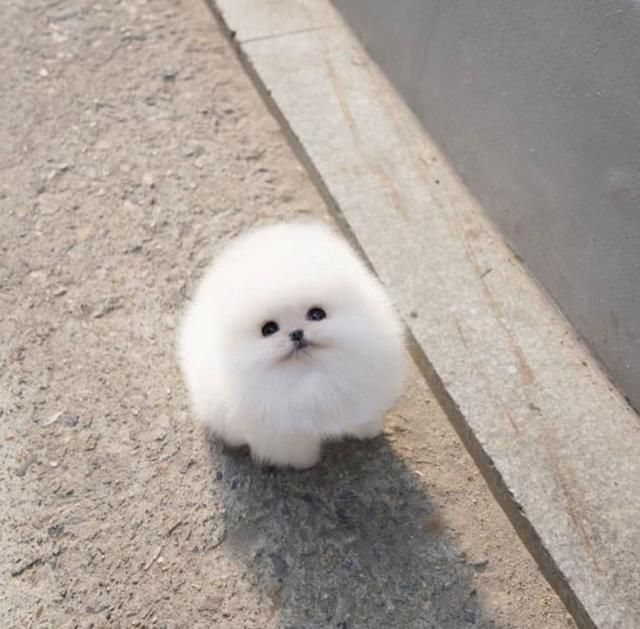
#> input picture multimedia-labs/HW2/hw2_2.jpg, 640 x 629 px
$ jupyter execute requirement3.ipynb
#> lines starting #> are read from the running program, lines starting #| are printed output that depends on the picture
[cell 1]
import cv2
import numpy as np
import matplotlib.pyplot as plt
import matplotlib.colors as mcolors
from PIL import Image

[cell 2]
image = cv2.imread('./hw2_2.jpg')
#> image is the input picture: shape (629, 640, 3); mean B, G, R 155.3, 162.9, 172.4
image = cv2.cvtColor(image, cv2.COLOR_BGR2GRAY)
#> image: shape (629, 640)
cv2.imwrite('./Gray.jpg', image)
#> Out = True

[cell 3]
image_gray = cv2.imread('./Gray.jpg', 0)
#> image_gray: shape (629, 640); min 8, max 250, mean 164.9
clahe = cv2.createCLAHE(clipLimit = 2.0, tileGridSize = (1000, 1000))
cl = clahe.apply(image_gray)
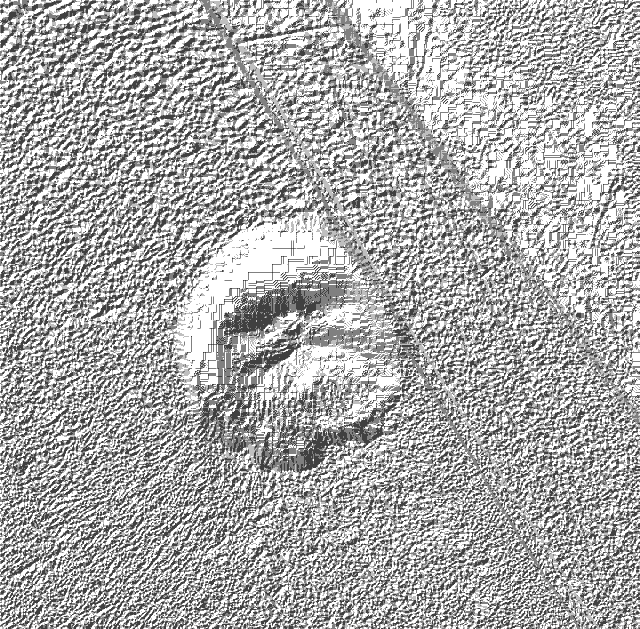
#> cl: shape (629, 640); min 64, max 255, mean 172.2
cv2.imwrite('./bin.jpg', cl)
#> Out = True

[cell 4]
img_list = cv2.imread('./bin.jpg')
#> img_list: shape (629, 640, 3); min 55, max 255, mean 172
b, g, r = cv2.split(img_list)
for i in range(len(img_list)):
    r[i] = 0 + r[i]
    g[i] = 255 - r[i]
    b[i] = 255
#> b: shape (629, 640); every value is 255
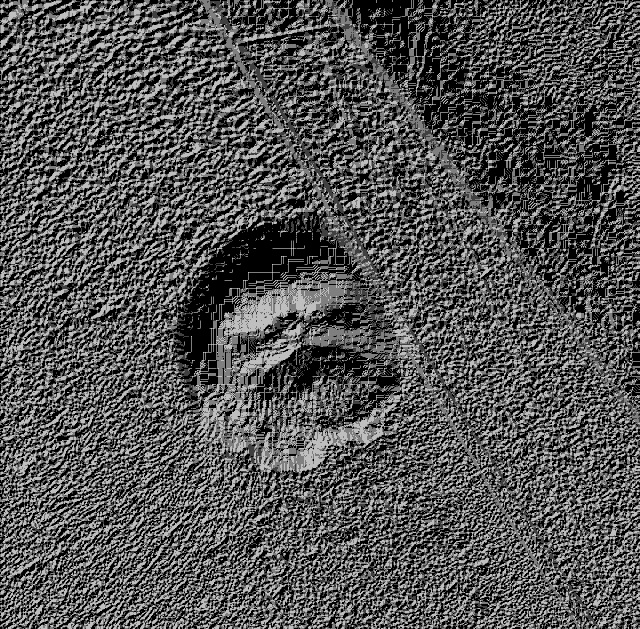
#> g: shape (629, 640); min 0, max 200, mean 83
img_rgb = cv2.merge([b, g, r])
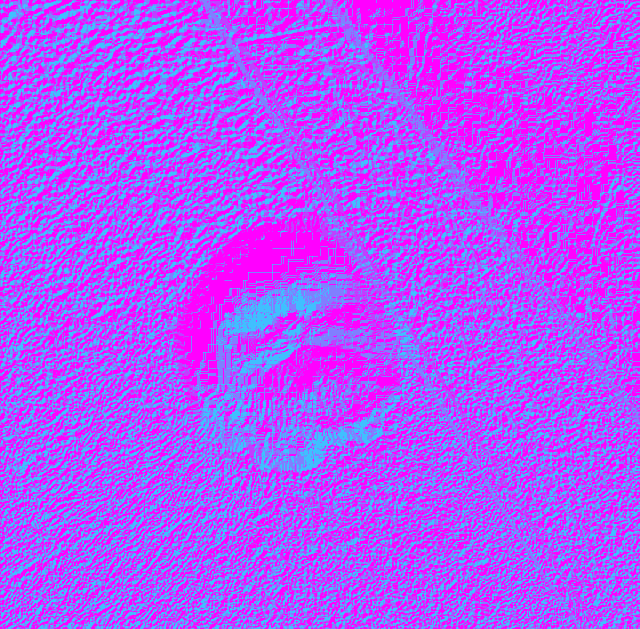
#> img_rgb: shape (629, 640, 3); mean B, G, R 255, 83, 172
cv2.imwrite('./Virtual.jpg', img_rgb)
#> Out = True

[cell 5]
image1 = cv2.imread('./Gray.jpg', 0)
image2 = cv2.imread('./Virtual.jpg', 0)
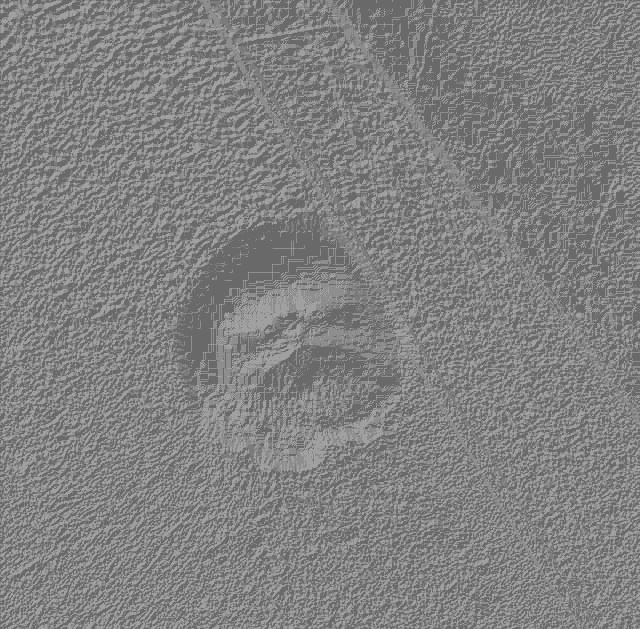
#> image2: shape (629, 640); min 97, max 170, mean 129.2
plt.subplot(121)
plt.hist(image1.ravel(), 256)
plt.subplot(122)
plt.hist(image2.ravel(), 256)
plt.show()
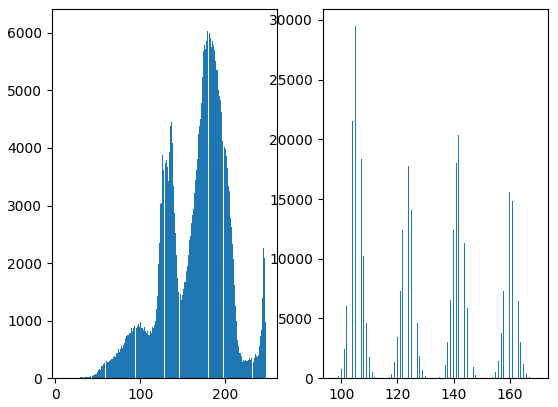
#> figure drawn by matplotlib, 2 panels; panel 1: tallest bar 6116 high, from x = 181.9 to 182.9; panel 2: tallest bar 29470 high, from x = 105 to 105.3

$ run again, with multimedia-labs/HW2/hw2.jpg copied over multimedia-labs/HW2/hw2_2.jpg
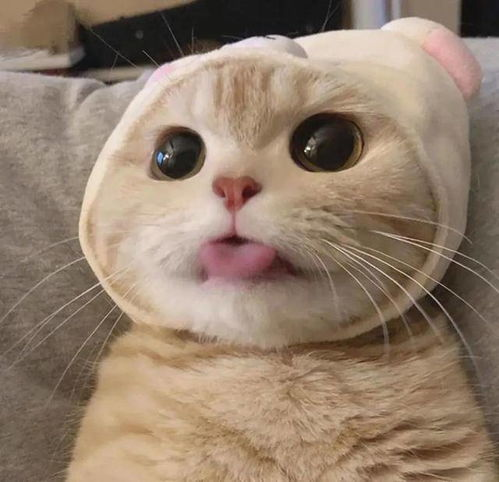
#> input picture multimedia-labs/HW2/hw2.jpg, 499 x 482 px
#> image is the input picture: shape (482, 499, 3); mean B, G, R 108.9, 127.6, 148.2
#> image: shape (482, 499)
#> `cv2.imwrite('./Gray.jpg', image)`: Out = True
#> `img_rgb = cv2.merge([b, g, r])`:
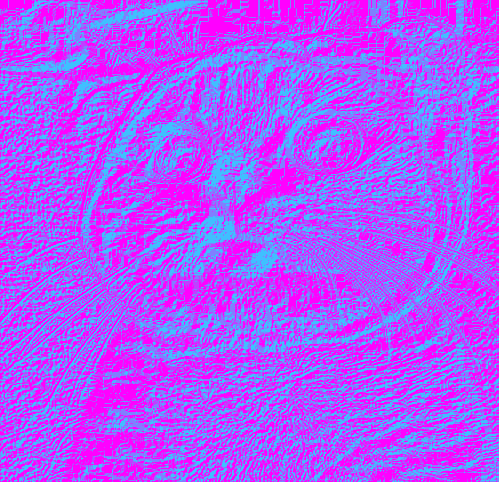
#> img_rgb: shape (482, 499, 3); mean B, G, R 255, 84.5, 170.5
#> `plt.show()`:
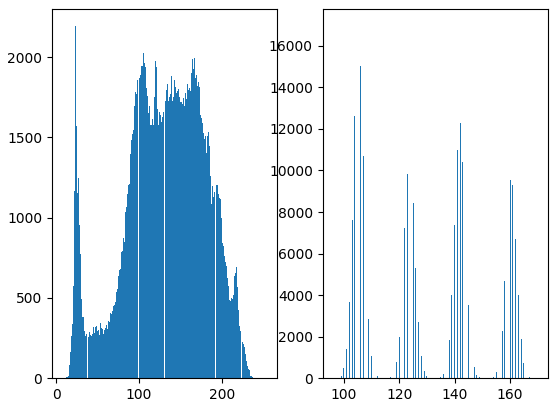
#> figure drawn by matplotlib, 2 panels; panel 1: tallest bar 2192 high, from x = 22.5 to 23.47; panel 2: tallest bar 16946 high, from x = 105 to 105.2
